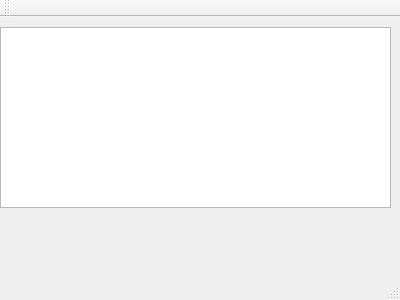
<?xml version="1.0" encoding="UTF-8"?>
<ui version="4.0">
 <class>MainWindow</class>
 <widget class="QMainWindow" name="MainWindow">
  <property name="geometry">
   <rect>
    <x>0</x>
    <y>0</y>
    <width>400</width>
    <height>300</height>
   </rect>
  </property>
  <property name="windowTitle">
   <string>CupServer</string>
  </property>
  <widget class="QWidget" name="centralWidget">
   <widget class="QTextEdit" name="textEdit">
    <property name="geometry">
     <rect>
      <x>0</x>
      <y>10</y>
      <width>391</width>
      <height>181</height>
     </rect>
    </property>
   </widget>
  </widget>
  <widget class="QMenuBar" name="menuBar">
   <property name="geometry">
    <rect>
     <x>0</x>
     <y>0</y>
     <width>400</width>
     <height>22</height>
    </rect>
   </property>
  </widget>
  <widget class="QToolBar" name="mainToolBar">
   <attribute name="toolBarArea">
    <enum>TopToolBarArea</enum>
   </attribute>
   <attribute name="toolBarBreak">
    <bool>false</bool>
   </attribute>
  </widget>
  <widget class="QStatusBar" name="statusBar"/>
 </widget>
 <layoutdefault spacing="6" margin="11"/>
 <resources/>
 <connections/>
</ui>
